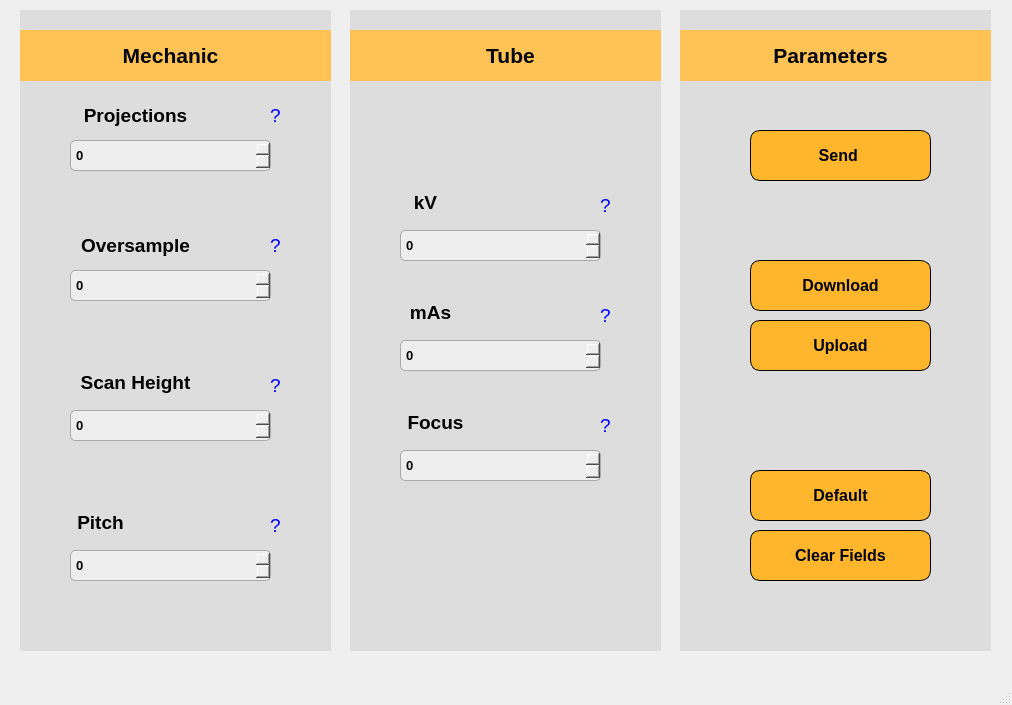
<?xml version="1.0" encoding="UTF-8"?>
<ui version="4.0">
 <class>MainWindow</class>
 <widget class="QMainWindow" name="MainWindow">
  <property name="geometry">
   <rect>
    <x>0</x>
    <y>0</y>
    <width>1012</width>
    <height>705</height>
   </rect>
  </property>
  <property name="minimumSize">
   <size>
    <width>1012</width>
    <height>705</height>
   </size>
  </property>
  <property name="maximumSize">
   <size>
    <width>1012</width>
    <height>705</height>
   </size>
  </property>
  <property name="windowTitle">
   <string>basic_settings</string>
  </property>
  <widget class="QWidget" name="centralwidget">
   <widget class="QWidget" name="background1" native="true">
    <property name="geometry">
     <rect>
      <x>20</x>
      <y>10</y>
      <width>311</width>
      <height>641</height>
     </rect>
    </property>
    <property name="font">
     <font>
      <family>Segoe UI</family>
      <weight>75</weight>
      <bold>true</bold>
     </font>
    </property>
    <property name="styleSheet">
     <string notr="true">background-color: rgb(221, 221, 221)</string>
    </property>
    <widget class="QWidget" name="mechanic_background" native="true">
     <property name="geometry">
      <rect>
       <x>0</x>
       <y>20</y>
       <width>311</width>
       <height>51</height>
      </rect>
     </property>
     <property name="layoutDirection">
      <enum>Qt::LeftToRight</enum>
     </property>
     <property name="autoFillBackground">
      <bool>false</bool>
     </property>
     <property name="styleSheet">
      <string notr="true">QWidget {
    background-color: #ffc355; /* cor de fundo amarela */
    /*border-radius: 10px;*/

}
</string>
     </property>
     <widget class="QLabel" name="mechanic_label">
      <property name="geometry">
       <rect>
        <x>90</x>
        <y>10</y>
        <width>121</width>
        <height>30</height>
       </rect>
      </property>
      <property name="font">
       <font>
        <family>Segoe UI</family>
        <pointsize>16</pointsize>
        <weight>75</weight>
        <bold>true</bold>
       </font>
      </property>
      <property name="layoutDirection">
       <enum>Qt::LeftToRight</enum>
      </property>
      <property name="styleSheet">
       <string notr="true">QLabel {
    border: none;
}
</string>
      </property>
      <property name="text">
       <string>Mechanic</string>
      </property>
      <property name="alignment">
       <set>Qt::AlignCenter</set>
      </property>
      <property name="wordWrap">
       <bool>false</bool>
      </property>
     </widget>
    </widget>
    <widget class="QLabel" name="oversample">
     <property name="geometry">
      <rect>
       <x>50</x>
       <y>220</y>
       <width>131</width>
       <height>31</height>
      </rect>
     </property>
     <property name="font">
      <font>
       <family>Segoe UI</family>
       <pointsize>14</pointsize>
       <weight>75</weight>
       <bold>true</bold>
      </font>
     </property>
     <property name="layoutDirection">
      <enum>Qt::LeftToRight</enum>
     </property>
     <property name="styleSheet">
      <string notr="true">QLabel {
    border: none;
}
</string>
     </property>
     <property name="text">
      <string>Oversample</string>
     </property>
     <property name="alignment">
      <set>Qt::AlignCenter</set>
     </property>
     <property name="wordWrap">
      <bool>false</bool>
     </property>
    </widget>
    <widget class="QLabel" name="scan">
     <property name="geometry">
      <rect>
       <x>50</x>
       <y>350</y>
       <width>131</width>
       <height>45</height>
      </rect>
     </property>
     <property name="minimumSize">
      <size>
       <width>0</width>
       <height>45</height>
      </size>
     </property>
     <property name="font">
      <font>
       <family>Segoe UI</family>
       <pointsize>14</pointsize>
       <weight>75</weight>
       <bold>true</bold>
      </font>
     </property>
     <property name="layoutDirection">
      <enum>Qt::LeftToRight</enum>
     </property>
     <property name="styleSheet">
      <string notr="true">QLabel {
    border: none;
}
</string>
     </property>
     <property name="text">
      <string>Scan Height</string>
     </property>
     <property name="alignment">
      <set>Qt::AlignCenter</set>
     </property>
     <property name="wordWrap">
      <bool>false</bool>
     </property>
    </widget>
    <widget class="QLabel" name="pitch">
     <property name="geometry">
      <rect>
       <x>50</x>
       <y>500</y>
       <width>61</width>
       <height>25</height>
      </rect>
     </property>
     <property name="font">
      <font>
       <family>Segoe UI</family>
       <pointsize>14</pointsize>
       <weight>75</weight>
       <bold>true</bold>
      </font>
     </property>
     <property name="layoutDirection">
      <enum>Qt::LeftToRight</enum>
     </property>
     <property name="styleSheet">
      <string notr="true">QLabel {
    border: none;
}
</string>
     </property>
     <property name="text">
      <string>Pitch</string>
     </property>
     <property name="alignment">
      <set>Qt::AlignCenter</set>
     </property>
     <property name="wordWrap">
      <bool>false</bool>
     </property>
    </widget>
    <widget class="QSpinBox" name="input_exposures">
     <property name="geometry">
      <rect>
       <x>50</x>
       <y>130</y>
       <width>201</width>
       <height>31</height>
      </rect>
     </property>
     <property name="font">
      <font>
       <family>Segoe UI</family>
       <pointsize>10</pointsize>
       <weight>75</weight>
       <bold>true</bold>
      </font>
     </property>
     <property name="styleSheet">
      <string notr="true">QSpinBox {
    background-color: rgb(238, 238, 238);
    border: 1px solid #a9a9a9;
    border-radius: 5px; 
    padding: 1px 3px; 
}


</string>
     </property>
     <property name="prefix">
      <string/>
     </property>
     <property name="minimum">
      <number>-999999999</number>
     </property>
     <property name="maximum">
      <number>999999999</number>
     </property>
    </widget>
    <widget class="QSpinBox" name="input_oversample">
     <property name="geometry">
      <rect>
       <x>50</x>
       <y>260</y>
       <width>201</width>
       <height>31</height>
      </rect>
     </property>
     <property name="font">
      <font>
       <family>Segoe UI</family>
       <pointsize>10</pointsize>
       <weight>75</weight>
       <bold>true</bold>
      </font>
     </property>
     <property name="styleSheet">
      <string notr="true">QSpinBox {
    background-color: rgb(238, 238, 238);
    border: 1px solid #a9a9a9;
    border-radius: 5px; 
    padding: 1px 3px; 
}


</string>
     </property>
     <property name="minimum">
      <number>-999999999</number>
     </property>
     <property name="maximum">
      <number>999999999</number>
     </property>
    </widget>
    <widget class="QSpinBox" name="input_scan">
     <property name="geometry">
      <rect>
       <x>50</x>
       <y>400</y>
       <width>201</width>
       <height>31</height>
      </rect>
     </property>
     <property name="font">
      <font>
       <family>Segoe UI</family>
       <pointsize>10</pointsize>
       <weight>75</weight>
       <bold>true</bold>
      </font>
     </property>
     <property name="styleSheet">
      <string notr="true">QSpinBox {
    background-color: rgb(238, 238, 238);
    border: 1px solid #a9a9a9;
    border-radius: 5px; 
    padding: 1px 3px; 
}


</string>
     </property>
     <property name="minimum">
      <number>-999999999</number>
     </property>
     <property name="maximum">
      <number>999999999</number>
     </property>
    </widget>
    <widget class="QSpinBox" name="input_pitch">
     <property name="geometry">
      <rect>
       <x>50</x>
       <y>540</y>
       <width>201</width>
       <height>31</height>
      </rect>
     </property>
     <property name="font">
      <font>
       <family>Segoe UI</family>
       <pointsize>10</pointsize>
       <weight>75</weight>
       <bold>true</bold>
      </font>
     </property>
     <property name="styleSheet">
      <string notr="true">QSpinBox {
    background-color: rgb(238, 238, 238);
    border: 1px solid #a9a9a9;
    border-radius: 5px; 
    padding: 1px 3px; 
}


</string>
     </property>
     <property name="minimum">
      <number>-999999999</number>
     </property>
     <property name="maximum">
      <number>999999999</number>
     </property>
    </widget>
    <widget class="QLabel" name="exposure_counts">
     <property name="geometry">
      <rect>
       <x>50</x>
       <y>90</y>
       <width>131</width>
       <height>31</height>
      </rect>
     </property>
     <property name="font">
      <font>
       <family>Segoe UI</family>
       <pointsize>14</pointsize>
       <weight>75</weight>
       <bold>true</bold>
      </font>
     </property>
     <property name="layoutDirection">
      <enum>Qt::LeftToRight</enum>
     </property>
     <property name="styleSheet">
      <string notr="true">QLabel {
    border: none;
}
</string>
     </property>
     <property name="text">
      <string>Projections</string>
     </property>
     <property name="alignment">
      <set>Qt::AlignCenter</set>
     </property>
     <property name="wordWrap">
      <bool>false</bool>
     </property>
    </widget>
    <widget class="QPushButton" name="discr_exposure_count">
     <property name="geometry">
      <rect>
       <x>240</x>
       <y>90</y>
       <width>31</width>
       <height>31</height>
      </rect>
     </property>
     <property name="font">
      <font>
       <family>Segoe UI</family>
       <pointsize>14</pointsize>
       <weight>50</weight>
       <bold>false</bold>
      </font>
     </property>
     <property name="styleSheet">
      <string notr="true">QPushButton {
    border: none; /* Remove a borda */
    background-color: transparent; /* Fundo transparente */
    color: blue; /* Cor do texto em azul */
}
</string>
     </property>
     <property name="text">
      <string>?</string>
     </property>
    </widget>
    <widget class="QPushButton" name="discr_oversample">
     <property name="geometry">
      <rect>
       <x>240</x>
       <y>220</y>
       <width>31</width>
       <height>31</height>
      </rect>
     </property>
     <property name="font">
      <font>
       <family>Segoe UI</family>
       <pointsize>14</pointsize>
       <weight>50</weight>
       <bold>false</bold>
      </font>
     </property>
     <property name="styleSheet">
      <string notr="true">QPushButton {
    border: none; /* Remove a borda */
    background-color: transparent; /* Fundo transparente */
    color: blue; /* Cor do texto em azul */
}
</string>
     </property>
     <property name="text">
      <string>?</string>
     </property>
    </widget>
    <widget class="QPushButton" name="discr_scan">
     <property name="geometry">
      <rect>
       <x>240</x>
       <y>360</y>
       <width>31</width>
       <height>31</height>
      </rect>
     </property>
     <property name="font">
      <font>
       <family>Segoe UI</family>
       <pointsize>14</pointsize>
       <weight>50</weight>
       <bold>false</bold>
      </font>
     </property>
     <property name="styleSheet">
      <string notr="true">QPushButton {
    border: none; /* Remove a borda */
    background-color: transparent; /* Fundo transparente */
    color: blue; /* Cor do texto em azul */
}
</string>
     </property>
     <property name="text">
      <string>?</string>
     </property>
    </widget>
    <widget class="QPushButton" name="discr_pitch">
     <property name="geometry">
      <rect>
       <x>240</x>
       <y>500</y>
       <width>31</width>
       <height>31</height>
      </rect>
     </property>
     <property name="font">
      <font>
       <family>Segoe UI</family>
       <pointsize>14</pointsize>
       <weight>50</weight>
       <bold>false</bold>
      </font>
     </property>
     <property name="styleSheet">
      <string notr="true">QPushButton {
    border: none; /* Remove a borda */
    background-color: transparent; /* Fundo transparente */
    color: blue; /* Cor do texto em azul */
}
</string>
     </property>
     <property name="text">
      <string>?</string>
     </property>
    </widget>
   </widget>
   <widget class="QWidget" name="background2" native="true">
    <property name="geometry">
     <rect>
      <x>350</x>
      <y>10</y>
      <width>311</width>
      <height>641</height>
     </rect>
    </property>
    <property name="styleSheet">
     <string notr="true">background-color: rgb(221, 221, 221)</string>
    </property>
    <widget class="QWidget" name="tube_background" native="true">
     <property name="geometry">
      <rect>
       <x>0</x>
       <y>20</y>
       <width>311</width>
       <height>51</height>
      </rect>
     </property>
     <property name="layoutDirection">
      <enum>Qt::LeftToRight</enum>
     </property>
     <property name="autoFillBackground">
      <bool>false</bool>
     </property>
     <property name="styleSheet">
      <string notr="true">QWidget {
    background-color: #ffc355; /* cor de fundo amarela */
    /*border-radius: 10px;*/

}
</string>
     </property>
     <widget class="QLabel" name="tube_label">
      <property name="geometry">
       <rect>
        <x>120</x>
        <y>10</y>
        <width>81</width>
        <height>30</height>
       </rect>
      </property>
      <property name="font">
       <font>
        <family>Segoe UI</family>
        <pointsize>16</pointsize>
        <weight>75</weight>
        <bold>true</bold>
       </font>
      </property>
      <property name="layoutDirection">
       <enum>Qt::LeftToRight</enum>
      </property>
      <property name="styleSheet">
       <string notr="true">QLabel {
    border: none;
}
</string>
      </property>
      <property name="text">
       <string>Tube</string>
      </property>
      <property name="alignment">
       <set>Qt::AlignCenter</set>
      </property>
      <property name="wordWrap">
       <bool>false</bool>
      </property>
     </widget>
    </widget>
    <widget class="QSpinBox" name="input_kv">
     <property name="geometry">
      <rect>
       <x>50</x>
       <y>220</y>
       <width>201</width>
       <height>31</height>
      </rect>
     </property>
     <property name="font">
      <font>
       <family>Segoe UI</family>
       <pointsize>10</pointsize>
       <weight>75</weight>
       <bold>true</bold>
      </font>
     </property>
     <property name="styleSheet">
      <string notr="true">QSpinBox {
    background-color: rgb(238, 238, 238);
    border: 1px solid #a9a9a9;
    border-radius: 5px; 
    padding: 1px 3px; 
}


</string>
     </property>
     <property name="minimum">
      <number>-999999999</number>
     </property>
     <property name="maximum">
      <number>999999999</number>
     </property>
    </widget>
    <widget class="QLabel" name="kv">
     <property name="geometry">
      <rect>
       <x>50</x>
       <y>180</y>
       <width>51</width>
       <height>25</height>
      </rect>
     </property>
     <property name="font">
      <font>
       <family>Segoe UI</family>
       <pointsize>14</pointsize>
       <weight>75</weight>
       <bold>true</bold>
      </font>
     </property>
     <property name="layoutDirection">
      <enum>Qt::LeftToRight</enum>
     </property>
     <property name="styleSheet">
      <string notr="true">QLabel {
    border: none;
}
</string>
     </property>
     <property name="text">
      <string>kV</string>
     </property>
     <property name="alignment">
      <set>Qt::AlignCenter</set>
     </property>
     <property name="wordWrap">
      <bool>false</bool>
     </property>
    </widget>
    <widget class="QLabel" name="mas">
     <property name="geometry">
      <rect>
       <x>50</x>
       <y>290</y>
       <width>61</width>
       <height>25</height>
      </rect>
     </property>
     <property name="font">
      <font>
       <family>Segoe UI</family>
       <pointsize>14</pointsize>
       <weight>75</weight>
       <bold>true</bold>
      </font>
     </property>
     <property name="layoutDirection">
      <enum>Qt::LeftToRight</enum>
     </property>
     <property name="styleSheet">
      <string notr="true">QLabel {
    border: none;
}
</string>
     </property>
     <property name="text">
      <string>mAs</string>
     </property>
     <property name="alignment">
      <set>Qt::AlignCenter</set>
     </property>
     <property name="wordWrap">
      <bool>false</bool>
     </property>
    </widget>
    <widget class="QSpinBox" name="input_mas">
     <property name="geometry">
      <rect>
       <x>50</x>
       <y>330</y>
       <width>201</width>
       <height>31</height>
      </rect>
     </property>
     <property name="font">
      <font>
       <family>Segoe UI</family>
       <pointsize>10</pointsize>
       <weight>75</weight>
       <bold>true</bold>
      </font>
     </property>
     <property name="styleSheet">
      <string notr="true">QSpinBox {
    background-color: rgb(238, 238, 238);
    border: 1px solid #a9a9a9;
    border-radius: 5px; 
    padding: 1px 3px; 
}


</string>
     </property>
     <property name="minimum">
      <number>-999999999</number>
     </property>
     <property name="maximum">
      <number>999999999</number>
     </property>
    </widget>
    <widget class="QLabel" name="focus">
     <property name="geometry">
      <rect>
       <x>50</x>
       <y>390</y>
       <width>71</width>
       <height>45</height>
      </rect>
     </property>
     <property name="minimumSize">
      <size>
       <width>0</width>
       <height>45</height>
      </size>
     </property>
     <property name="font">
      <font>
       <family>Segoe UI</family>
       <pointsize>14</pointsize>
       <weight>75</weight>
       <bold>true</bold>
      </font>
     </property>
     <property name="layoutDirection">
      <enum>Qt::LeftToRight</enum>
     </property>
     <property name="styleSheet">
      <string notr="true">QLabel {
    border: none;
}
</string>
     </property>
     <property name="text">
      <string>Focus</string>
     </property>
     <property name="alignment">
      <set>Qt::AlignCenter</set>
     </property>
     <property name="wordWrap">
      <bool>false</bool>
     </property>
    </widget>
    <widget class="QSpinBox" name="input_focus">
     <property name="geometry">
      <rect>
       <x>50</x>
       <y>440</y>
       <width>201</width>
       <height>31</height>
      </rect>
     </property>
     <property name="font">
      <font>
       <family>Segoe UI</family>
       <pointsize>10</pointsize>
       <weight>75</weight>
       <bold>true</bold>
      </font>
     </property>
     <property name="styleSheet">
      <string notr="true">QSpinBox {
    background-color: rgb(238, 238, 238);
    border: 1px solid #a9a9a9;
    border-radius: 5px; 
    padding: 1px 3px; 
}


</string>
     </property>
     <property name="minimum">
      <number>-999999999</number>
     </property>
     <property name="maximum">
      <number>999999999</number>
     </property>
    </widget>
    <widget class="QPushButton" name="discr_kv">
     <property name="geometry">
      <rect>
       <x>240</x>
       <y>180</y>
       <width>31</width>
       <height>31</height>
      </rect>
     </property>
     <property name="font">
      <font>
       <family>Segoe UI</family>
       <pointsize>14</pointsize>
       <weight>50</weight>
       <bold>false</bold>
      </font>
     </property>
     <property name="styleSheet">
      <string notr="true">QPushButton {
    border: none; /* Remove a borda */
    background-color: transparent; /* Fundo transparente */
    color: blue; /* Cor do texto em azul */
}
</string>
     </property>
     <property name="text">
      <string>?</string>
     </property>
    </widget>
    <widget class="QPushButton" name="discr_mAs">
     <property name="geometry">
      <rect>
       <x>240</x>
       <y>290</y>
       <width>31</width>
       <height>31</height>
      </rect>
     </property>
     <property name="font">
      <font>
       <family>Segoe UI</family>
       <pointsize>14</pointsize>
       <weight>50</weight>
       <bold>false</bold>
      </font>
     </property>
     <property name="styleSheet">
      <string notr="true">QPushButton {
    border: none; /* Remove a borda */
    background-color: transparent; /* Fundo transparente */
    color: blue; /* Cor do texto em azul */
}
</string>
     </property>
     <property name="text">
      <string>?</string>
     </property>
    </widget>
    <widget class="QPushButton" name="discr_focus">
     <property name="geometry">
      <rect>
       <x>240</x>
       <y>400</y>
       <width>31</width>
       <height>31</height>
      </rect>
     </property>
     <property name="font">
      <font>
       <family>Segoe UI</family>
       <pointsize>14</pointsize>
       <weight>50</weight>
       <bold>false</bold>
      </font>
     </property>
     <property name="styleSheet">
      <string notr="true">QPushButton {
    border: none; /* Remove a borda */
    background-color: transparent; /* Fundo transparente */
    color: blue; /* Cor do texto em azul */
}
</string>
     </property>
     <property name="text">
      <string>?</string>
     </property>
    </widget>
   </widget>
   <widget class="QWidget" name="background3_2" native="true">
    <property name="geometry">
     <rect>
      <x>680</x>
      <y>10</y>
      <width>311</width>
      <height>641</height>
     </rect>
    </property>
    <property name="styleSheet">
     <string notr="true">background-color: rgb(221, 221, 221)</string>
    </property>
    <widget class="QWidget" name="execute_background_2" native="true">
     <property name="geometry">
      <rect>
       <x>0</x>
       <y>20</y>
       <width>311</width>
       <height>51</height>
      </rect>
     </property>
     <property name="layoutDirection">
      <enum>Qt::LeftToRight</enum>
     </property>
     <property name="autoFillBackground">
      <bool>false</bool>
     </property>
     <property name="styleSheet">
      <string notr="true">QWidget {
    background-color: #ffc355; /* cor de fundo amarela */
    /*border-radius: 10px;*/

}
</string>
     </property>
     <widget class="QLabel" name="execute_label_2">
      <property name="geometry">
       <rect>
        <x>70</x>
        <y>10</y>
        <width>161</width>
        <height>30</height>
       </rect>
      </property>
      <property name="minimumSize">
       <size>
        <width>100</width>
        <height>0</height>
       </size>
      </property>
      <property name="font">
       <font>
        <family>Segoe UI</family>
        <pointsize>16</pointsize>
        <weight>75</weight>
        <bold>true</bold>
       </font>
      </property>
      <property name="layoutDirection">
       <enum>Qt::LeftToRight</enum>
      </property>
      <property name="styleSheet">
       <string notr="true">QLabel {
    border: none;
}
</string>
      </property>
      <property name="text">
       <string>Parameters</string>
      </property>
      <property name="alignment">
       <set>Qt::AlignCenter</set>
      </property>
      <property name="wordWrap">
       <bool>false</bool>
      </property>
     </widget>
    </widget>
    <widget class="QPushButton" name="download_json_2">
     <property name="geometry">
      <rect>
       <x>70</x>
       <y>250</y>
       <width>181</width>
       <height>51</height>
      </rect>
     </property>
     <property name="font">
      <font>
       <family>Segoe UI</family>
       <pointsize>12</pointsize>
       <weight>75</weight>
       <bold>true</bold>
      </font>
     </property>
     <property name="styleSheet">
      <string notr="true">QWidget {
    background-color: #FFB62D; /* cor de fundo amarela */
    border-radius: 10px; /* bordas arredondadas */
    border: 1px solid black; /* borda sólida preta */
}
</string>
     </property>
     <property name="text">
      <string>Download</string>
     </property>
    </widget>
    <widget class="QPushButton" name="upload_json_2">
     <property name="geometry">
      <rect>
       <x>70</x>
       <y>310</y>
       <width>181</width>
       <height>51</height>
      </rect>
     </property>
     <property name="font">
      <font>
       <family>Segoe UI</family>
       <pointsize>12</pointsize>
       <weight>75</weight>
       <bold>true</bold>
      </font>
     </property>
     <property name="styleSheet">
      <string notr="true">QWidget {
    background-color: #FFB62D; /* cor de fundo amarela */
    border-radius: 10px; /* bordas arredondadas */
    border: 1px solid black; /* borda sólida preta */
}
</string>
     </property>
     <property name="text">
      <string>Upload</string>
     </property>
    </widget>
    <widget class="QPushButton" name="clear_fields_2">
     <property name="geometry">
      <rect>
       <x>70</x>
       <y>520</y>
       <width>181</width>
       <height>51</height>
      </rect>
     </property>
     <property name="font">
      <font>
       <family>Segoe UI</family>
       <pointsize>12</pointsize>
       <weight>75</weight>
       <bold>true</bold>
      </font>
     </property>
     <property name="styleSheet">
      <string notr="true">QWidget {
    background-color: #FFB62D; /* cor de fundo amarela */
    border-radius: 10px; /* bordas arredondadas */
    border: 1px solid black; /* borda sólida preta */
}
</string>
     </property>
     <property name="text">
      <string>Clear Fields</string>
     </property>
    </widget>
    <widget class="QPushButton" name="send_parameters_2">
     <property name="geometry">
      <rect>
       <x>70</x>
       <y>120</y>
       <width>181</width>
       <height>51</height>
      </rect>
     </property>
     <property name="font">
      <font>
       <family>Segoe UI</family>
       <pointsize>12</pointsize>
       <weight>75</weight>
       <bold>true</bold>
      </font>
     </property>
     <property name="styleSheet">
      <string notr="true">QWidget {
    background-color: #FFB62D; /* cor de fundo amarela */
    border-radius: 10px; /* bordas arredondadas */
    border: 1px solid black; /* borda sólida preta */
}
</string>
     </property>
     <property name="text">
      <string>Send </string>
     </property>
    </widget>
    <widget class="QPushButton" name="default_json">
     <property name="geometry">
      <rect>
       <x>70</x>
       <y>460</y>
       <width>181</width>
       <height>51</height>
      </rect>
     </property>
     <property name="font">
      <font>
       <family>Segoe UI</family>
       <pointsize>12</pointsize>
       <weight>75</weight>
       <bold>true</bold>
      </font>
     </property>
     <property name="styleSheet">
      <string notr="true">QWidget {
    background-color: #FFB62D; /* cor de fundo amarela */
    border-radius: 10px; /* bordas arredondadas */
    border: 1px solid black; /* borda sólida preta */
}
</string>
     </property>
     <property name="text">
      <string>Default</string>
     </property>
    </widget>
   </widget>
  </widget>
  <widget class="QMenuBar" name="menubar">
   <property name="geometry">
    <rect>
     <x>0</x>
     <y>0</y>
     <width>1012</width>
     <height>21</height>
    </rect>
   </property>
  </widget>
  <widget class="QStatusBar" name="statusbar"/>
 </widget>
 <resources/>
 <connections/>
</ui>
